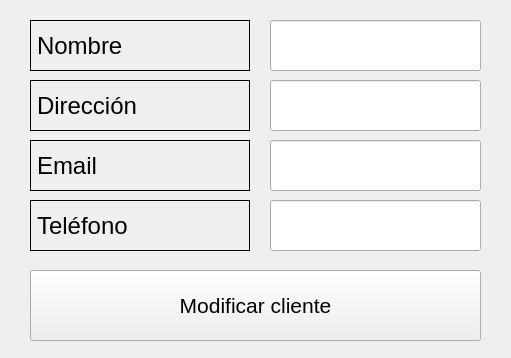
<?xml version="1.0" encoding="UTF-8"?>
<ui version="4.0">
 <class>MainWindow</class>
 <widget class="QMainWindow" name="MainWindow">
  <property name="enabled">
   <bool>true</bool>
  </property>
  <property name="geometry">
   <rect>
    <x>0</x>
    <y>0</y>
    <width>511</width>
    <height>358</height>
   </rect>
  </property>
  <property name="windowTitle">
   <string>MainWindow</string>
  </property>
  <widget class="QWidget" name="centralwidget">
   <widget class="QPushButton" name="pushButton">
    <property name="geometry">
     <rect>
      <x>30</x>
      <y>270</y>
      <width>451</width>
      <height>71</height>
     </rect>
    </property>
    <property name="font">
     <font>
      <pointsize>16</pointsize>
     </font>
    </property>
    <property name="text">
     <string>Modificar cliente</string>
    </property>
   </widget>
   <widget class="QLabel" name="label_3">
    <property name="geometry">
     <rect>
      <x>30</x>
      <y>140</y>
      <width>220</width>
      <height>51</height>
     </rect>
    </property>
    <property name="font">
     <font>
      <pointsize>18</pointsize>
     </font>
    </property>
    <property name="frameShape">
     <enum>QFrame::Box</enum>
    </property>
    <property name="text">
     <string>Email</string>
    </property>
    <property name="alignment">
     <set>Qt::AlignLeading|Qt::AlignLeft|Qt::AlignVCenter</set>
    </property>
   </widget>
   <widget class="QLabel" name="label_4">
    <property name="geometry">
     <rect>
      <x>30</x>
      <y>200</y>
      <width>220</width>
      <height>51</height>
     </rect>
    </property>
    <property name="font">
     <font>
      <pointsize>18</pointsize>
     </font>
    </property>
    <property name="frameShape">
     <enum>QFrame::Box</enum>
    </property>
    <property name="text">
     <string>Teléfono</string>
    </property>
    <property name="alignment">
     <set>Qt::AlignLeading|Qt::AlignLeft|Qt::AlignVCenter</set>
    </property>
   </widget>
   <widget class="QLabel" name="label_5">
    <property name="geometry">
     <rect>
      <x>30</x>
      <y>20</y>
      <width>220</width>
      <height>51</height>
     </rect>
    </property>
    <property name="font">
     <font>
      <pointsize>18</pointsize>
     </font>
    </property>
    <property name="frameShape">
     <enum>QFrame::Box</enum>
    </property>
    <property name="text">
     <string>Nombre</string>
    </property>
    <property name="alignment">
     <set>Qt::AlignLeading|Qt::AlignLeft|Qt::AlignVCenter</set>
    </property>
   </widget>
   <widget class="QLabel" name="label_6">
    <property name="geometry">
     <rect>
      <x>30</x>
      <y>80</y>
      <width>220</width>
      <height>51</height>
     </rect>
    </property>
    <property name="font">
     <font>
      <pointsize>18</pointsize>
     </font>
    </property>
    <property name="frameShape">
     <enum>QFrame::Box</enum>
    </property>
    <property name="text">
     <string>Dirección</string>
    </property>
    <property name="alignment">
     <set>Qt::AlignLeading|Qt::AlignLeft|Qt::AlignVCenter</set>
    </property>
   </widget>
   <widget class="QLineEdit" name="lineEdit_4">
    <property name="geometry">
     <rect>
      <x>270</x>
      <y>20</y>
      <width>211</width>
      <height>51</height>
     </rect>
    </property>
    <property name="font">
     <font>
      <pointsize>18</pointsize>
     </font>
    </property>
   </widget>
   <widget class="QLineEdit" name="lineEdit_5">
    <property name="geometry">
     <rect>
      <x>270</x>
      <y>80</y>
      <width>211</width>
      <height>51</height>
     </rect>
    </property>
    <property name="font">
     <font>
      <pointsize>18</pointsize>
     </font>
    </property>
   </widget>
   <widget class="QLineEdit" name="lineEdit_6">
    <property name="geometry">
     <rect>
      <x>270</x>
      <y>200</y>
      <width>211</width>
      <height>51</height>
     </rect>
    </property>
    <property name="font">
     <font>
      <pointsize>18</pointsize>
     </font>
    </property>
   </widget>
   <widget class="QLineEdit" name="lineEdit_7">
    <property name="geometry">
     <rect>
      <x>270</x>
      <y>140</y>
      <width>211</width>
      <height>51</height>
     </rect>
    </property>
    <property name="font">
     <font>
      <pointsize>18</pointsize>
     </font>
    </property>
   </widget>
  </widget>
 </widget>
 <resources>
  <include location="../img/logo.qrc"/>
 </resources>
 <connections/>
</ui>
